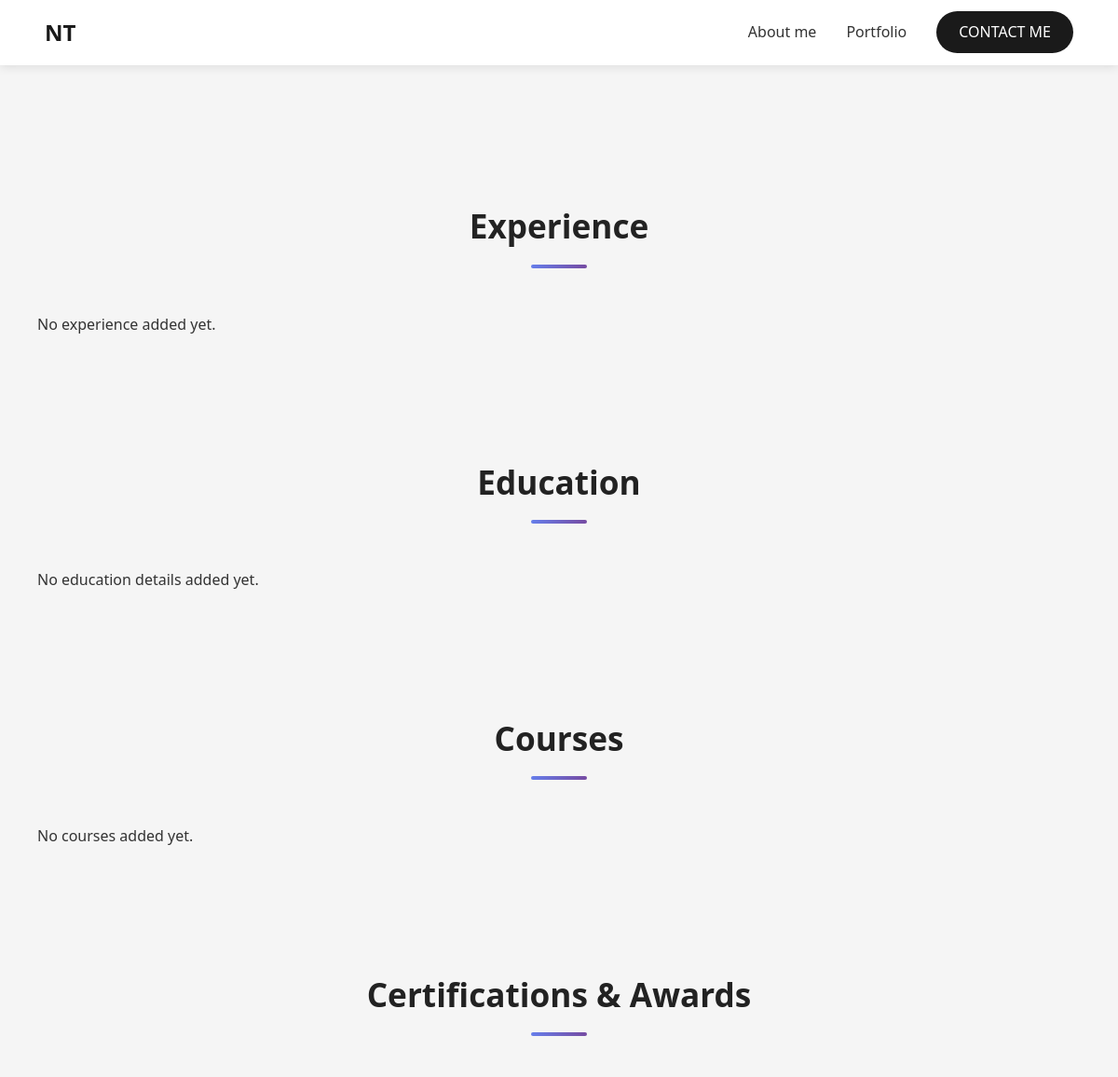
Page /about/ (upper part) on the earlier database version.
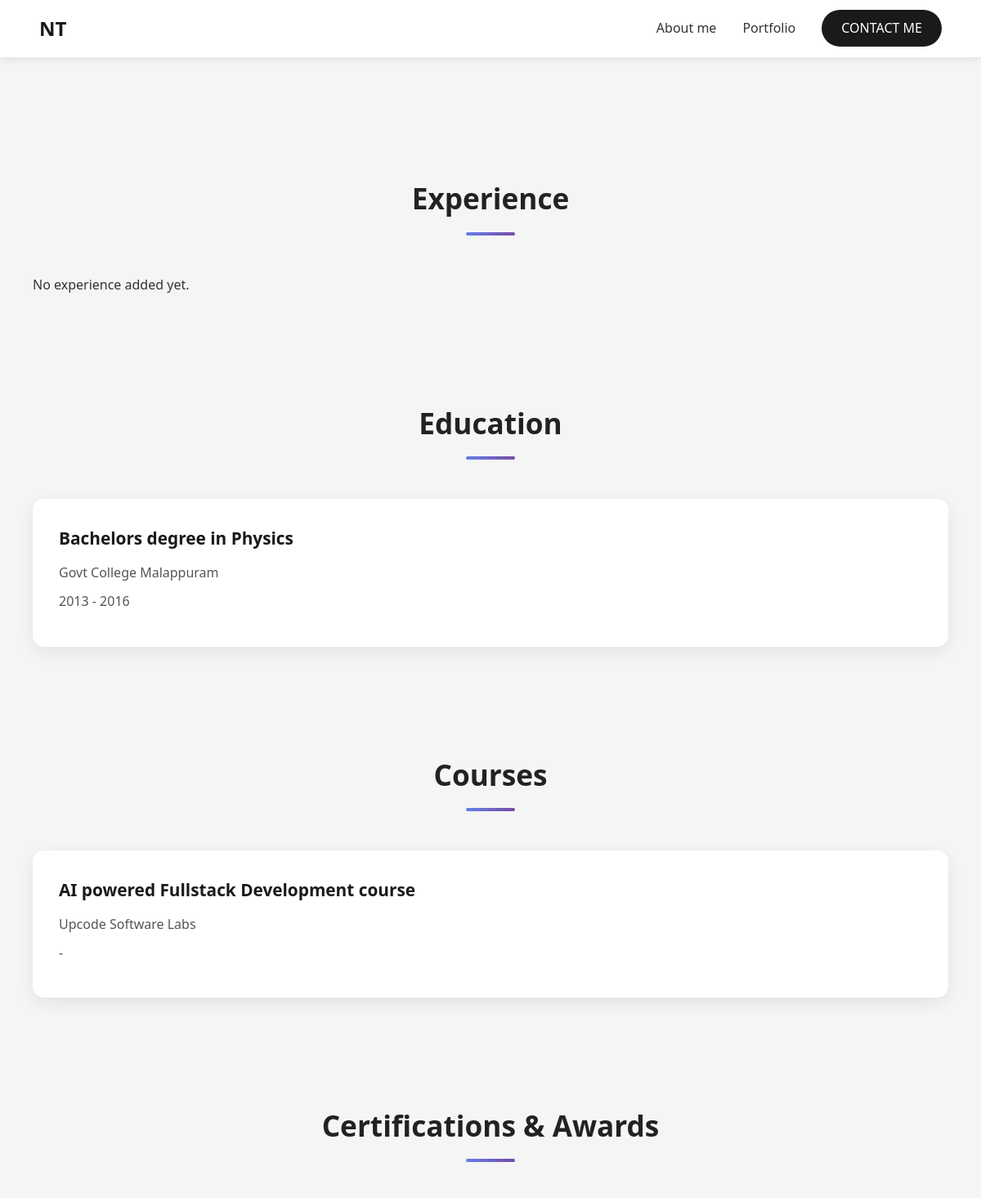
Same page on the later database version.
### portfolio/models.py (models this page shows, shortened)
class Education(models.Model):
    profile = models.ForeignKey('Profile', on_delete=models.CASCADE, related_name='educations')
    degree = models.CharField(max_length=200)
    institution = models.CharField(max_length=200)
    start_year = models.IntegerField()
    end_year = models.IntegerField(blank=True, null=True)
    description = models.TextField(blank=True)

class Course(models.Model):
    profile = models.ForeignKey('Profile', on_delete=models.CASCADE, related_name='courses')
    name = models.CharField(max_length=200)
    provider = models.CharField(max_length=200, blank=True)
    completion_date = models.DateField(blank=True, null=True)

### portfolio/views.py (the view)
# urls.py: path('about/', views.about, name='about'),
def about(request):
    profile = Profile.objects.first()
    experiences = Experience.objects.all()
    educations = Education.objects.all()
    certifications = Certification.objects.all()
    courses = Course.objects.all()
    context = {
        'profile': profile,
        'experiences': experiences,
        'educations': educations,
        'certifications': certifications,
        'courses': courses,
    }
    return render(request, 'portfolio/about.html', context)

### portfolio/templates/portfolio/about.html (shortened to what this page needs)
{% extends 'portfolio/base.html' %}
{% block content %}
<div class="container">
    <section class="info-section" id="experience">
        <h2 class="section-title">Experience</h2>
        <div class="info-grid">
            {% for exp in experiences %}
                <div class="info-card">
                    <h3>{{ exp.title }} at {{ exp.company }}</h3>
                    <p>{{ exp.start_date }} - {{ exp.end_date|default:"Present" }}</p>
                    {% if exp.description %}<p>{{ exp.description }}</p>{% endif %}
                </div>
            {% empty %}
                <p>No experience added yet.</p>
            {% endfor %}
        </div>
    </section>
    <section class="info-section" id="education">
        <h2 class="section-title">Education</h2>
        <div class="info-grid">
            {% for edu in educations %}
                <div class="info-card">
                    <h3>{{ edu.degree }}</h3>
                    <p>{{ edu.institution }}</p>
                    <p>{{ edu.start_year }} - {{ edu.end_year|default:"Present" }}</p>
                </div>
            {% empty %}
                <p>No education details added yet.</p>
            {% endfor %}
        </div>
    </section>
    <section class="info-section" id="courses">
        <h2 class="section-title">Courses</h2>
        <div class="info-grid">
            {% for course in courses %}
                <div class="info-card">
                    <h3>{{ course.name }}</h3>
                    <p>{{ course.provider }}</p>
                    <p>{{ course.completion_date|default:"-" }}</p>
                </div>
            {% empty %}
                <p>No courses added yet.</p>
            {% endfor %}
        </div>
    </section>
    <section class="info-section" id="certifications">
        <h2 class="section-title">Certifications & Awards</h2>
    </section>
</div>
{% endblock %}

Differences in the rows shown:
added Education: degree "Bachelors degree in Physics", institution "Govt College Malappuram", start_year "2013", end_year "2016"
added Course: name "AI powered Fullstack Development course", provider "Upcode Software Labs", completion_date "-"
Other differences:
text no longer shown: "No education details added yet. No courses added yet."
